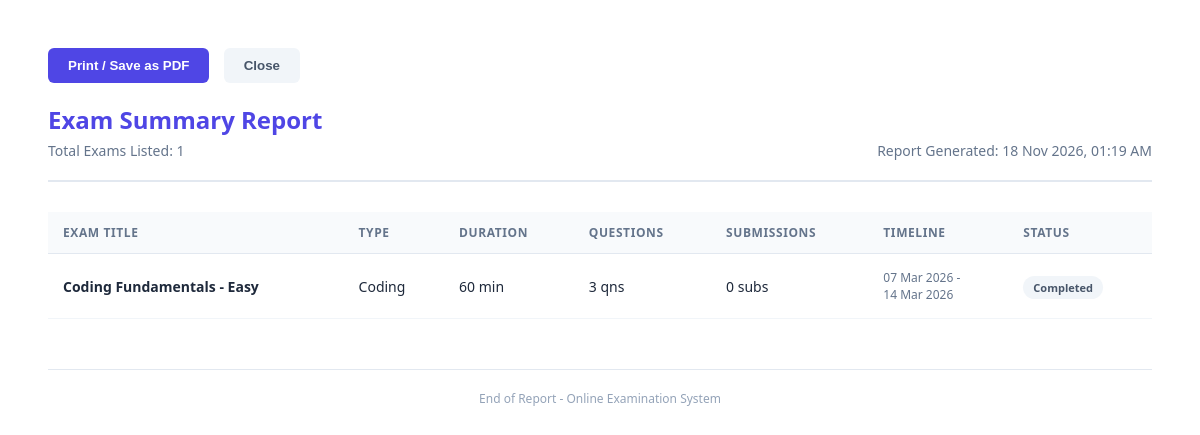
Page /admin/exam-report.php (signed in) on the committed database.
### tables this page shows
CREATE TABLE IF NOT EXISTS `exams` (
    `id` INT AUTO_INCREMENT PRIMARY KEY,
    `title` VARCHAR(100) NOT NULL,
    `type` ENUM('MCQ', 'Coding') NOT NULL,
    `duration` INT NOT NULL COMMENT 'Duration in minutes',
    `status` ENUM('active', 'inactive') DEFAULT 'inactive',
    `total_marks` INT DEFAULT 0,
    `start_date` DATETIME,
    `end_date` DATETIME,
    `created_by` INT,
    FOREIGN KEY (`created_by`) REFERENCES `users`(`id`) ON DELETE SET NULL
);

### admin/exam-report.php (the view, shortened to what this page needs)
<?php
require_once '../includes/auth_check.php';
$where_clauses = [];
$where_sql = count($where_clauses) > 0 ? " WHERE " . implode(" AND ", $where_clauses) : "";
$exams = $conn->query("
    SELECT e.*,
           (SELECT COUNT(*) FROM submissions s WHERE s.exam_id = e.id) as sub_count,
           (SELECT COUNT(*) FROM questions q WHERE q.exam_id = e.id) as q_count
    FROM exams e
    $where_sql
    ORDER BY e.id DESC
");
$report_title = "Exam Summary Report";
?>
<!DOCTYPE html>
<html lang="en">
<head>
</head>
<body>
    <div class="no-print" style="margin-bottom: 20px;">
        <button onclick="window.print()"
            style="padding: 10px 20px; background: #4f46e5; color: white; border: none; border-radius: 6px; cursor: pointer; font-weight: 600;">Print
            / Save as PDF</button>
        <button onclick="window.close()"
            style="padding: 10px 20px; background: #f1f5f9; color: #475569; border: none; border-radius: 6px; cursor: pointer; font-weight: 600; margin-left:10px;">Close</button>
    </div>
    <div class="header">
        <div>
            <h1 class="title">
                <?php echo $report_title; ?>
            </h1>
            <p style="margin: 5px 0 0 0; color: #64748b; font-size: 14px;">Total Exams Listed:
                <?php echo $exams->num_rows; ?>
            </p>
        </div>
        <div class="date">Report Generated:
            <?php echo date('d M Y, h:i A'); ?>
        </div>
    </div>
    <table>
        <thead>
            <tr>
                <th>Exam Title</th>
                <th>Type</th>
                <th>Duration</th>
                <th>Questions</th>
                <th>Submissions</th>
                <th>Timeline</th>
                <th>Status</th>
            </tr>
        </thead>
        <tbody>
            <?php while ($row = $exams->fetch_assoc()):
                $status = 'inactive';
                if ($row['status'] == 'active') {
                    if (strtotime($row['end_date']) < time())
                        $status = 'completed';
                    elseif (strtotime($row['start_date']) > time())
                        $status = 'scheduled';
                    else
                        $status = 'active';
                }
                ?>
                <tr>
                    <td style="font-weight: 600;">
                        <?php echo htmlspecialchars($row['title']); ?>
                    </td>
                    <td>
                        <?php echo $row['type']; ?>
                    </td>
                    <td>
                        <?php echo $row['duration']; ?> min
                    </td>
                    <td>
                        <?php echo $row['q_count']; ?> qns
                    </td>
                    <td>
                        <?php echo $row['sub_count']; ?> subs
                    </td>
                    <td style="font-size: 12px; color: #64748b;">
                        <?php echo date('d M Y', strtotime($row['start_date'])); ?> - <br>
                        <?php echo date('d M Y', strtotime($row['end_date'])); ?>
                    </td>
                    <td>
                        <span class="status-badge <?php echo $status; ?>">
                            <?php echo ucfirst($status); ?>
                        </span>
                    </td>
                </tr>
            <?php endwhile; ?>
        </tbody>
    </table>
    <div
        style="margin-top: 50px; border-top: 1px solid #e2e8f0; padding-top: 20px; text-align: center; font-size: 12px; color: #94a3b8;">
        End of Report - Online Examination System
    </div>
</body>
</html>

### admin/exam-report.php (style rules this page uses)
body { font-family: 'Segoe UI', Tahoma, Geneva, Verdana, sans-serif; color: #1e293b; padding: 40px; }
.header { display: flex; justify-content: space-between; align-items: flex-end; border-bottom: 2px solid #e2e8f0; padding-bottom: 20px; margin-bottom: 30px; }
.title { font-size: 24px; font-weight: 700; margin: 0; color: #4f46e5; }
.date { color: #64748b; font-size: 14px; }
table { width: 100%; border-collapse: collapse; margin-top: 20px; }
th { background: #f8fafc; color: #64748b; font-size: 12px; text-transform: uppercase; letter-spacing: 0.05em; padding: 12px 15px; text-align: left; border-bottom: 1px solid #e2e8f0; }
td { padding: 15px; border-bottom: 1px solid #f1f5f9; font-size: 14px; }
.status-badge { padding: 4px 10px; border-radius: 12px; font-size: 11px; font-weight: 600; }
.completed { background: #f1f5f9; color: #475569; }

### rows in the picture
exams: title "Coding Fundamentals - Easy", type "Coding", duration "60", q_count "3", sub_count "0", start_date "07 Mar 2026", end_date "14 Mar 2026", end_date "Completed"

### other values in the picture
$report_title "Exam Summary Report"
$exams->num_rows "1"
